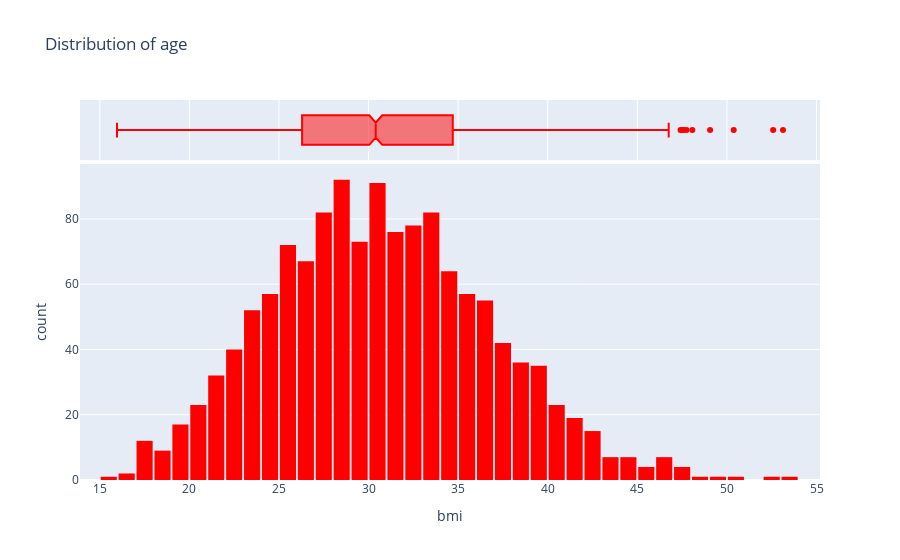

The notebook cell this image was saved under:
### Code cell
fig = px.histogram(df, x= 'bmi', marginal='box', color_discrete_sequence=['red'], title='Distribution of age')
fig.update_layout(bargap=0.1)
fig.show()

### Figure 1 — Plotly figure (JSON) as saved in the notebook; plotly's stock layout.template omitted (floating-point values rounded to 4 significant figures; data arrays with more than 128 entries replaced by an {"elided": "..."} marker saying what was removed)
{"data": [{"alignmentgroup": "True", "bingroup": "x", "hovertemplate": "bmi=%{x}<br>count=%{y}<extra></extra>", "legendgroup": "", "marker": {"color": "red", "pattern": {"shape": ""}}, "name": "", "offsetgroup": "", "orientation": "v", "showlegend": false, "type": "histogram", "x": {"elided": "1338 float values"}, "xaxis": "x", "yaxis": "y"}, {"alignmentgroup": "True", "hovertemplate": "bmi=%{x}<extra></extra>", "legendgroup": "", "marker": {"color": "red"}, "name": "", "notched": true, "offsetgroup": "", "showlegend": false, "type": "box", "x": {"elided": "1338 float values"}, "xaxis": "x2", "yaxis": "y2"}], "layout": {"bargap": 0.1, "barmode": "relative", "legend": {"tracegroupgap": 0}, "title": {"text": "Distribution of age"}, "xaxis": {"anchor": "y", "domain": [0, 1], "title": {"text": "bmi"}}, "xaxis2": {"anchor": "y2", "domain": [0, 1], "matches": "x", "showgrid": true, "showticklabels": false}, "yaxis": {"anchor": "x", "domain": [0, 0.8316], "title": {"text": "count"}}, "yaxis2": {"anchor": "x2", "domain": [0.8416, 1], "matches": "y2", "showgrid": false, "showline": false, "showticklabels": false, "ticks": ""}}}
